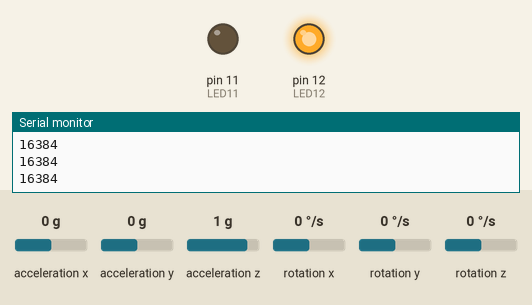
The sketch below on a simulated Arduino Uno, built with avr-gcc and run on an emulated ATmega328P. On the bench: output pins drawn as LEDs (lit = HIGH), the last lines printed to the serial monitor. Wiring (inferred from the names in the program): MPU-6050 motion sensor at I2C address 0x68. Inputs (shaded band) come from the test bench; at power-on: acceleration z 1 g, acceleration x 0 g, acceleration y 0 g, rotation x 0 °/s, rotation y 0 °/s, rotation z 0 °/s.

Above: at 1.2 s.
1.3 s: acceleration z set to 0.5 g
2.8 s: acceleration z set to 0.2 g
At 4.0 s:
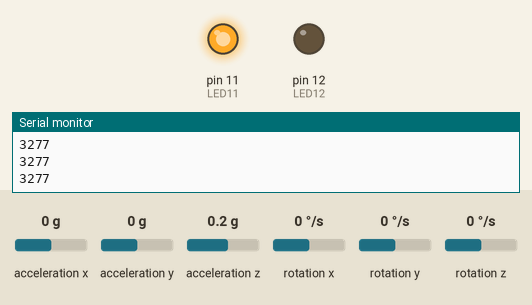
4.3 s: acceleration z set to -0.2 g
5.8 s: acceleration z set to -0.5 g
At 7.0 s:
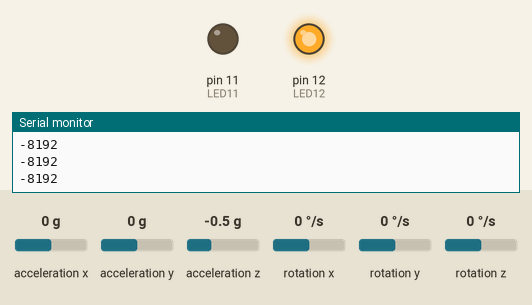
7.3 s: acceleration z set to 0 g
At 8.4 s:
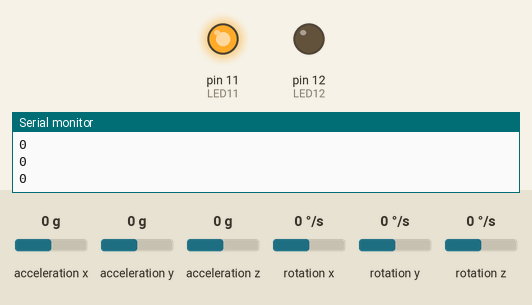
Timing chart, 0 to 9.8 s (numbered marks = the images above; inputs shaded):
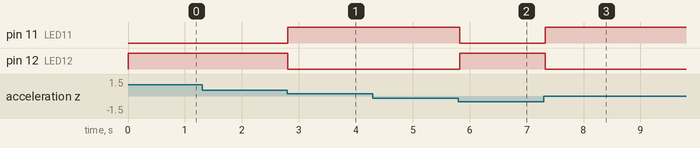

The sketch:

MPU6050.ino
```cpp
// MPU-6050 per progetto Sismoduino
#include<Wire.h>
#define LED12 12
#define LED11 11

const int MPU=0x68; // I2C address of the MPU-6050

int16_t AcX,AcY,AcZ,Tmp,GyX,GyY,GyZ;

void setup(){
 pinMode(LED12, OUTPUT);
 pinMode(LED11, OUTPUT);
 Wire.begin();
 Wire.beginTransmission(MPU);
 Wire.write(0x6B); // PWR_MGMT_1 register
 Wire.write(0); // set to zero (wakes up the MPU-6050)
 Wire.endTransmission(true);
 Serial.begin(9600);
}

void loop(){
 Wire.beginTransmission(MPU);
 Wire.write(0x3B); // starting with register 0x3B (ACCEL_XOUT_H)
 Wire.endTransmission(false);
 Wire.requestFrom(MPU,14,true); // request a total of 14 registers
 AcX=Wire.read()<<8|Wire.read(); // 0x3B (ACCEL_XOUT_H) & 0x3C (ACCEL_XOUT_L)
 AcY=Wire.read()<<8|Wire.read(); // 0x3D (ACCEL_YOUT_H) & 0x3E (ACCEL_YOUT_L)

 AcZ=Wire.read()<<8|Wire.read(); // 0x3F (ACCEL_ZOUT_H) & 0x40 (ACCEL_ZOUT_L)

 Tmp=Wire.read()<<8|Wire.read(); // 0x41 (TEMP_OUT_H) & 0x42 (TEMP_OUT_L)
 GyX=Wire.read()<<8|Wire.read(); // 0x43 (GYRO_XOUT_H) & 0x44 (GYRO_XOUT_L)
 GyY=Wire.read()<<8|Wire.read(); // 0x45 (GYRO_YOUT_H) & 0x46 (GYRO_YOUT_L)
 GyZ=Wire.read()<<8|Wire.read(); // 0x47 (GYRO_ZOUT_H) & 0x48 (GYRO_ZOUT_L)

 if (abs(AcZ) <= 5500)
 {
   digitalWrite(LED11, HIGH);
   digitalWrite(LED12, LOW);
 }
 else
 {
   digitalWrite(LED12, HIGH);
   digitalWrite(LED11, LOW);
 }

 Serial.println(AcZ);
 delay(50);
}
```

Measured:
- the behaviour switches between 0.4 and 0.3 g on acceleration z (found by bisection; images 0 and 1)
- the behaviour switches between -0.3 and -0.4 g on acceleration z (found by bisection; images 1 and 2)
- after the input at 2.8 s, pin 11 (LED11): LOW → HIGH at once; pin 12 (LED12): HIGH → LOW at once
- after the input at 5.8 s, pin 11 (LED11): HIGH → LOW at once; pin 12 (LED12): LOW → HIGH at once
- after the input at 7.3 s, pin 11 (LED11): LOW → HIGH at once; pin 12 (LED12): HIGH → LOW at once
